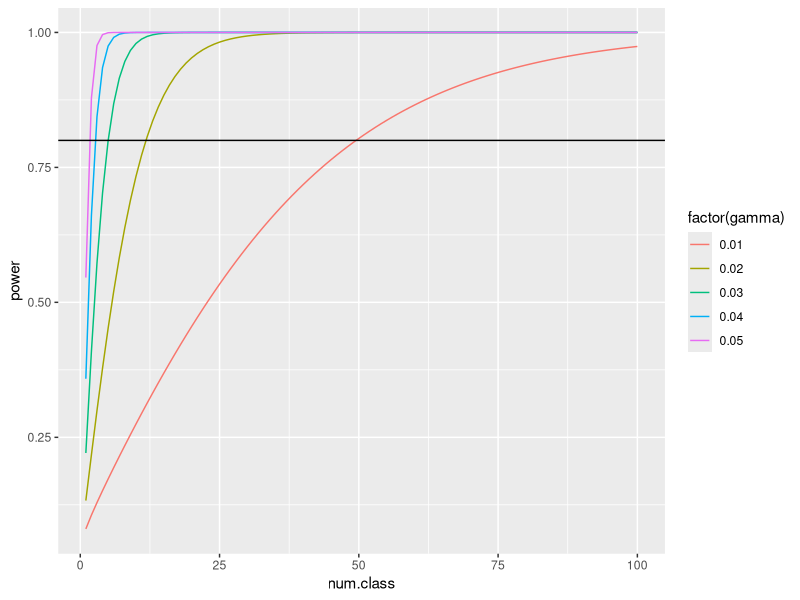
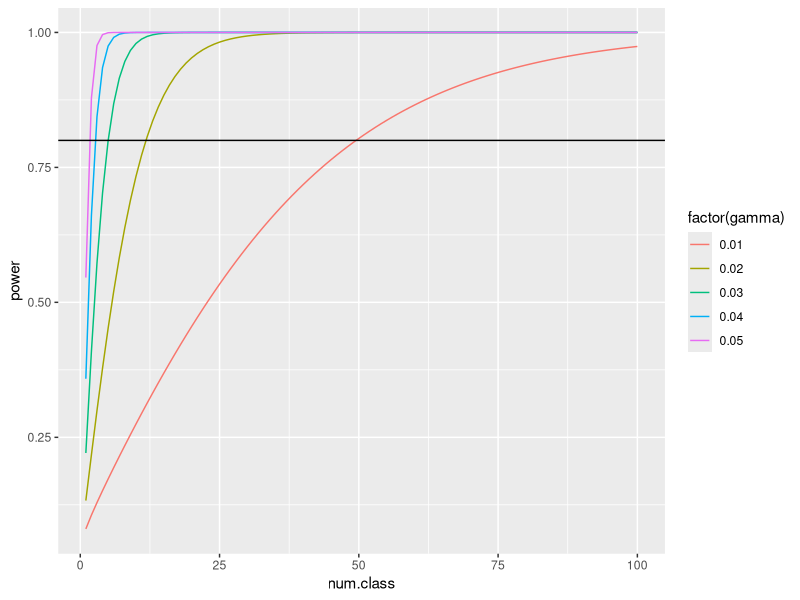

Recreate these plots in R, in order.
## ---- chunk 1
knitr::opts_chunk$set(echo = TRUE)
## ---- chunk 2
alpha = -1
mu = .5
T = 50

modvar <- function ( p3,p5,Tim,M)
{
  if(p5 == 0)
  {
    EValphaa <- exp(p3) * T
    EValphaandgam <- exp(p3) * (M*Tim)/2
    EVgamma <- exp(p3) * (3*M*Tim + 2*Tim*M^2)/6
    
  }
  else
  {
    EValphaa<- (exp(p3)*((1-exp(p5))^-1)*Tim*(M)^-1*(1-exp(M)^(exp(p5)-1)))
    EValphaandgam<- (exp(p3)*Tim*exp(p5)*(1-exp(p5))^-2*(((1-exp(-M))*(M)^-1)-
                (exp(-M)*exp(M*exp(p5)))+exp(-M)*(M)^-1*(exp(exp(p5)*M)*(exp(p5)*M-1)+1)))
    EVgamma<- exp(p3)*Tim*exp(p5)*(1-exp(p5))^-3*(
      (1+exp(p5))*(1-exp(-M))*(M)^-1-
        exp(-M)*exp(exp(p5)*M)*(exp(p5)*M+1)+(2-exp(p5))*exp(-M)*M^-1*(
          exp(exp(p5)*M)*(1-exp(p5)*M+(exp(p5)*M)^2)-1
        )+ 2*exp(-M)*M^-1*(
          exp(exp(p5)*M)*(exp(p5)*M-1)+1
        )-exp(-M)*(M)^-1*(exp(exp(p5)*M)-1))
  }
  
  return(matrix(c(EValphaa, EValphaandgam, EValphaandgam, EVgamma),nrow=2,ncol=2))
}

lam = mu * T
my.var = 12/(exp(alpha)*T*(6*lam+lam^2))
var<- function(gamma){solve(modvar(p3 = alpha , p5 = gamma , Tim = T , M = mu*T))[2,2]}
## ---- chunk 3
library(tidyverse)
num.class = rep(1:100, 15)
gamma = rep((1:15)/100, each= 100)
power.mat = data.frame(num.class, gamma)
#View(power.mat)
power.mat = power.mat%>%rowwise()%>%mutate(power = 1- pnorm(1.645*sqrt(my.var/num.class), gamma, sqrt(var(gamma)/num.class)))
power.mat%>%
  filter(gamma < .06)%>%
  ggplot(aes(x = num.class, y = power))+geom_path(aes(color = factor(gamma)))+
  geom_hline(yintercept = .8)

power.mat%>%
  filter(gamma < .06)%>%
  ggplot(aes(x = num.class, y = power))+geom_path(aes(color = factor(gamma)))+
  geom_hline(yintercept = .8)
## ---- chunk 4
power.mat%>%filter(power>.8)%>%group_by(gamma)%>%summarize(sample.size = min(num.class))
